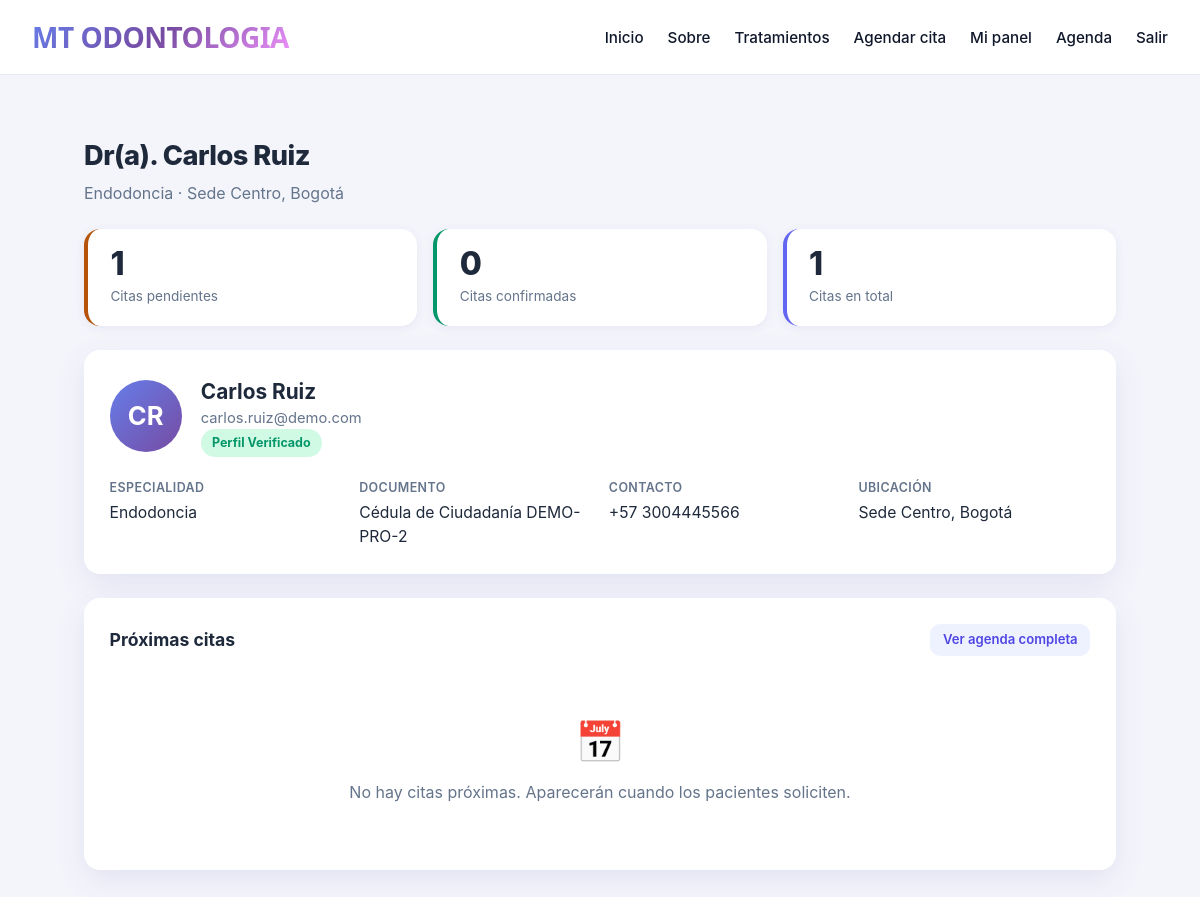
Screenshot of /perfiles/profesional/ (signed in) with the database file from the repository.
### accounts/models.py (models this page shows, shortened)
class Profesional(models.Model):
    ID_TYPE_CHOICES = [
        ('CC', 'Cédula de Ciudadanía'),
        ('CE', 'Cédula de Extranjería'),
        ('PAS', 'Pasaporte'),
        ('TI', 'Tarjeta de Identidad'),
    ]
    ESPECIALIDAD_CHOICES = [
        ('odontologia-general', 'Odontología General'),
        ('ortodoncia', 'Ortodoncia'),
        ('endodoncia', 'Endodoncia'),
        ('periodoncia', 'Periodoncia'),
        ('odontopediatria', 'Odontopediatría'),
        ('cirugia-oral', 'Cirugía Oral'),
        ('implantologia', 'Implantología'),
        ('estetica-dental', 'Estética Dental'),
        ('prostodoncia', 'Prostodoncia'),
    ]
    user = models.OneToOneField(User, on_delete=models.CASCADE, related_name='profesional')
    id_type = models.CharField(
        max_length=3,
        choices=ID_TYPE_CHOICES,
        verbose_name="Tipo de Identificación"
    )
    id_number = models.CharField(
        max_length=30,
        unique=True,
        verbose_name="Número de Identificación"
    )
    especialidad = models.CharField(
        max_length=50,
        choices=ESPECIALIDAD_CHOICES,
        verbose_name="Especialidad"
    )
    ubicacion = models.CharField(
        max_length=255,
        verbose_name="Ubicación"
    )
    codigo_pais = models.CharField(
        max_length=5,
        default='+57',
        verbose_name="Código de país"
    )
    telefono = models.CharField(
        max_length=20,
        verbose_name="Teléfono"
    )
    created_at = models.DateTimeField(auto_now_add=True)
    updated_at = models.DateTimeField(auto_now=True)
    is_verified = models.BooleanField(
        default=False,
        verbose_name="Perfil verificado"
    )
    class Meta:
        verbose_name = "Profesional"
        verbose_name_plural = "Profesionales"
        ordering = ['-created_at']
    def get_full_name(self):
        return f"{self.user.first_name} {self.user.last_name}"
    def get_full_phone(self):
        return f"{self.codigo_pais} {self.telefono}"

### perfiles/views.py (the view)
# urls.py: path("profesional/", views.perfil_profesional, name="perfil_profesional"),
@login_required
def perfil_profesional(request):
    if user_role(request.user) == "paciente":
        return redirect("perfil")
    try:
        profesional = request.user.profesional
    except Exception:
        return redirect("home")
    citas_qs = profesional.citas.select_related("paciente")
    stats = {
        "pendientes": citas_qs.filter(estado="pendiente").count(),
        "confirmadas": citas_qs.filter(estado="confirmada").count(),
        "total": citas_qs.count(),
    }
    proximas = citas_qs.filter(
        estado__in=["pendiente", "confirmada"],
        fecha_hora__gte=timezone.now(),
    ).order_by("fecha_hora")[:8]
    return render(
        request,
        "perfiles/perfil_profesional.html",
        {
            "profesional": profesional,
            "user": request.user,
            "citas": proximas,
            "stats": stats,
        },
    )

### accounts/context_processors.py (called while the page is built)
def role(request):
    return {"user_role": user_role(request.user)}

### accounts/roles.py (called while the page is built)
def user_role(user):
    if not user.is_authenticated:
        return None
    if hasattr(user, "profesional"):
        return "profesional"
    if hasattr(user, "paciente"):
        return "paciente"
    return "unknown"

### perfiles/templates/perfiles/perfil_profesional.html (shortened to what this page needs)
{% extends 'core/base.html' %}
{% load static %}
{% block body_class %}app-layout{% endblock %}
{% block main_class %}page{% endblock %}
{% block extra_css %}
<link rel="stylesheet" href="{% static 'perfiles/css/perfiles.css' %}">
{% endblock %}
{% block content %}
<div class="page-head">
    <h1>Dr(a). {{ profesional.get_full_name }}</h1>
    <p>{{ profesional.get_especialidad_display }} · {{ profesional.ubicacion }}</p>
</div>
<div class="stats">
    <div class="stat warn">
        <div class="num">{{ stats.pendientes }}</div>
        <div class="label">Citas pendientes</div>
    </div>
    <div class="stat ok">
        <div class="num">{{ stats.confirmadas }}</div>
        <div class="label">Citas confirmadas</div>
    </div>
    <div class="stat">
        <div class="num">{{ stats.total }}</div>
        <div class="label">Citas en total</div>
    </div>
</div>
<div class="card">
    <div class="profile-top">
        <div class="avatar">{{ profesional.user.first_name|first }}{{ profesional.user.last_name|first }}</div>
        <div>
            <h2>{{ profesional.get_full_name }}</h2>
            <div class="sub">{{ user.email }}</div>
            {% if profesional.is_verified %}<span class="badge confirmada">Perfil verificado</span>{% endif %}
        </div>
    </div>
    <div class="info-grid">
        <div class="info-item"><div class="k">Especialidad</div><div class="v">{{ profesional.get_especialidad_display }}</div></div>
        <div class="info-item"><div class="k">Documento</div><div class="v">{{ profesional.get_id_type_display }} {{ profesional.id_number }}</div></div>
        <div class="info-item"><div class="k">Contacto</div><div class="v">{{ profesional.get_full_phone }}</div></div>
        <div class="info-item"><div class="k">Ubicación</div><div class="v">{{ profesional.ubicacion }}</div></div>
    </div>
</div>
<div class="card">
    <div class="card-title-row">
        <h2>Próximas citas</h2>
        <a href="{% url 'agenda_profesional' %}" class="btn btn-light btn-sm">Ver agenda completa</a>
    </div>
    {% if citas %}
    <ul class="cita-list">
        {% for cita in citas %}
        <li>
            <div>
                <div class="when">{{ cita.fecha_hora|date:"d/m/Y · H:i" }}</div>
                <div class="who">{{ cita.paciente.first_name }} {{ cita.paciente.last_name }}{% if cita.motivo %} — {{ cita.motivo }}{% endif %}</div>
            </div>
            <span class="badge {{ cita.estado }}">{{ cita.get_estado_display }}</span>
        </li>
        {% endfor %}
    </ul>
    {% else %}
    <div class="empty">
        <div class="icon">📅</div>
        <p>No hay citas próximas. Aparecerán cuando los pacientes soliciten.</p>
    </div>
    {% endif %}
</div>
{% endblock %}

### core/static/css/base.css (style rules this page uses)
:root { --primary-color: #6366f1; --secondary-color: #8b5cf6; --accent-color: #f59e0b; --accent-pink: #ec4899; --accent-cyan: #06b6d4; --text-primary: #0f172a; --text-secondary: #64748b; --text-light: #ffffff; --bg-primary: #ffffff; --bg-secondary: #f8fafc; --bg-dark: #0f172a; --bg-card: rgba(255, 255, 255, 0.95); --gradient-primary: linear-gradient(135deg, #667eea 0%, #764ba2 100%); --gradient-secondary: linear-gradient(135deg, #f093fb 0%, #f5576c 100%); --gradient-tertiary: linear-gradient(135deg, #4facfe 0%, #00f2fe 100%); --gradient-elegant: linear-gradient(135deg, #667eea 0%, #764ba2 50%, #f093fb 100%); --shadow-sm: 0 1px 2px 0 rgba(0, 0, 0, 0.05); --shadow-md: 0 4px 6px -1px rgba(0, 0, 0, 0.1), 0 2px 4px -1px rgba(0, 0, 0, 0.06); --shadow-lg: 0 10px 15px -3px rgba(0, 0, 0, 0.1), 0 4px 6px -2px rgba(0, 0, 0, 0.05); --shadow-xl: 0 20px 25px -5px rgba(0, 0, 0, 0.1), 0 10px 10px -5px rgba(0, 0, 0, 0.04); --shadow-2xl: 0 25px 50px -12px rgba(0, 0, 0, 0.25); --glass: rgba(255, 255, 255, 0.15); --glass-border: rgba(255, 255, 255, 0.2); --white: #ffffff; --green: #15b37a; --green-dark: #0da569; --shadow: 0 6px 20px rgba(7, 22, 26, 0.15); --navbar-offset: 6.5rem; }
body.auth-layout, body.app-layout { padding-top: var(--navbar-offset); }
body.app-layout { background: #f4f5fb; min-height: 100vh; }

### rows the page displays
Profesional: get_full_name "Carlos Ruiz", especialidad "Endodoncia", ubicacion "Sede Centro, Bogotá", user.first_name|first "C", user.last_name|first "R", id_type "Cédula de Ciudadanía", id_number "DEMO-PRO-2", get_full_phone "+57 3004445566"

### other values shown
{{ stats.pendientes }} "1"
{{ stats.confirmadas }} "0"
{{ stats.total }} "1"
{{ user.email }} "carlos.ruiz@demo.com"
